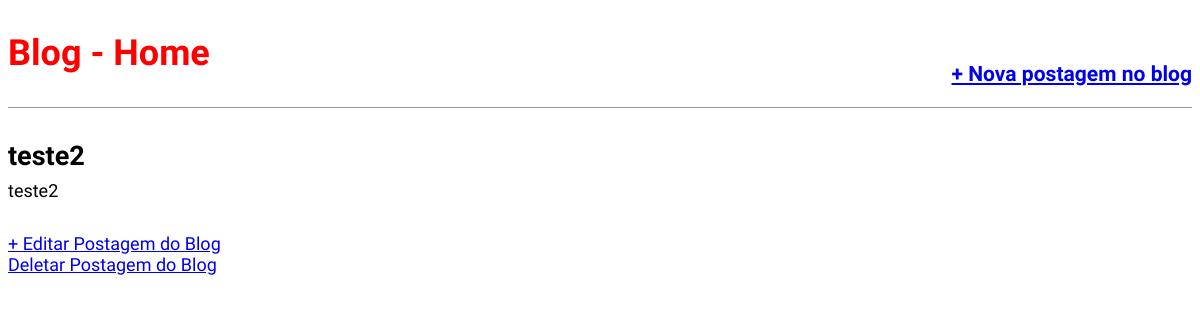
The page /post/teste2/ on the database as committed earlier.
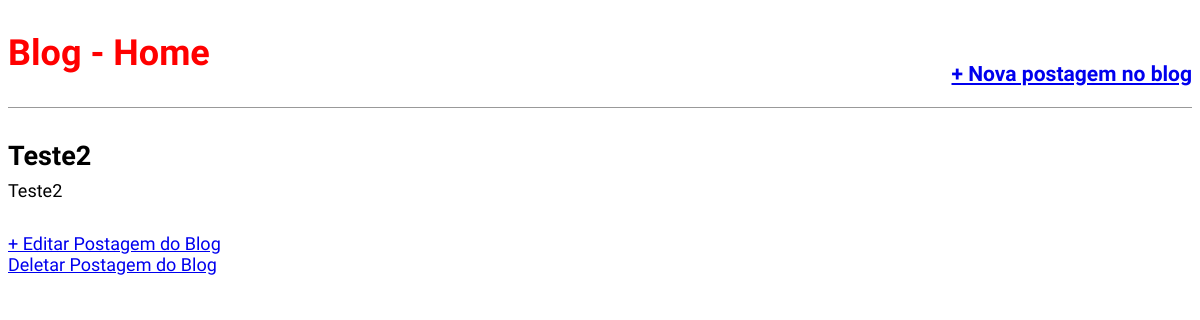
The same page on the database as committed later.
### blog/models.py (models this page shows, shortened)
class Post(models.Model):
    STATUS = (
        ('rascunho', 'Rascunho'),
        ('publicado', 'Publicado'),
    )
    titulo = models.CharField(max_length=250)
    slug = models.SlugField(max_length=250)  # https://site.com/noticias/campeonato-brasileiro-2020/01/02/2020
    autor = models.ForeignKey(User,
                              on_delete=models.CASCADE)
    conteudo = models.TextField()
    publicado = models.DateTimeField(default=timezone.now)
    criado = models.DateTimeField(auto_now_add=True)
    alterado = models.DateTimeField(auto_now=True)
    status = models.CharField(max_length=10,
                              choices=STATUS,
                              default='rascunho')
    objects = models.Manager()
    published = PublishedManager()
    def get_absolute_url_update(self):
        return reverse('post_edit', args=[self.pk])
    class Meta:
        ordering = ('-publicado',)  # o - ordena do mais recente primeiro

### blog/views.py (the view)
# urls.py: path('post/<slug:slug>/', views.BlogDetailView.as_view(), name='post_detail'),
class BlogDetailView(DetailView):
    model = Post
    template_name = 'blog/post_detail.html'

### blog/templates/blog/post_detail.html (shortened to what this page needs)
{% extends 'base.html' %}
{% block content %}
        <div class="post-entry">
            <h2> {{ object.titulo }}</h2>
            <p> {{ object.conteudo }}</p>
        </div>
        <a href="{{ object.get_absolute_url_update }}">+ Editar Postagem do Blog</a><br>
        <a href="{% url 'post_delete' object.pk %}"> Deletar Postagem do Blog</a>
{% endblock content %}

Rows that differ between the two databases and show on the page:
removed Post: titulo "teste2", conteudo "teste2"
added Post: titulo "Teste2", conteudo "Teste2"
